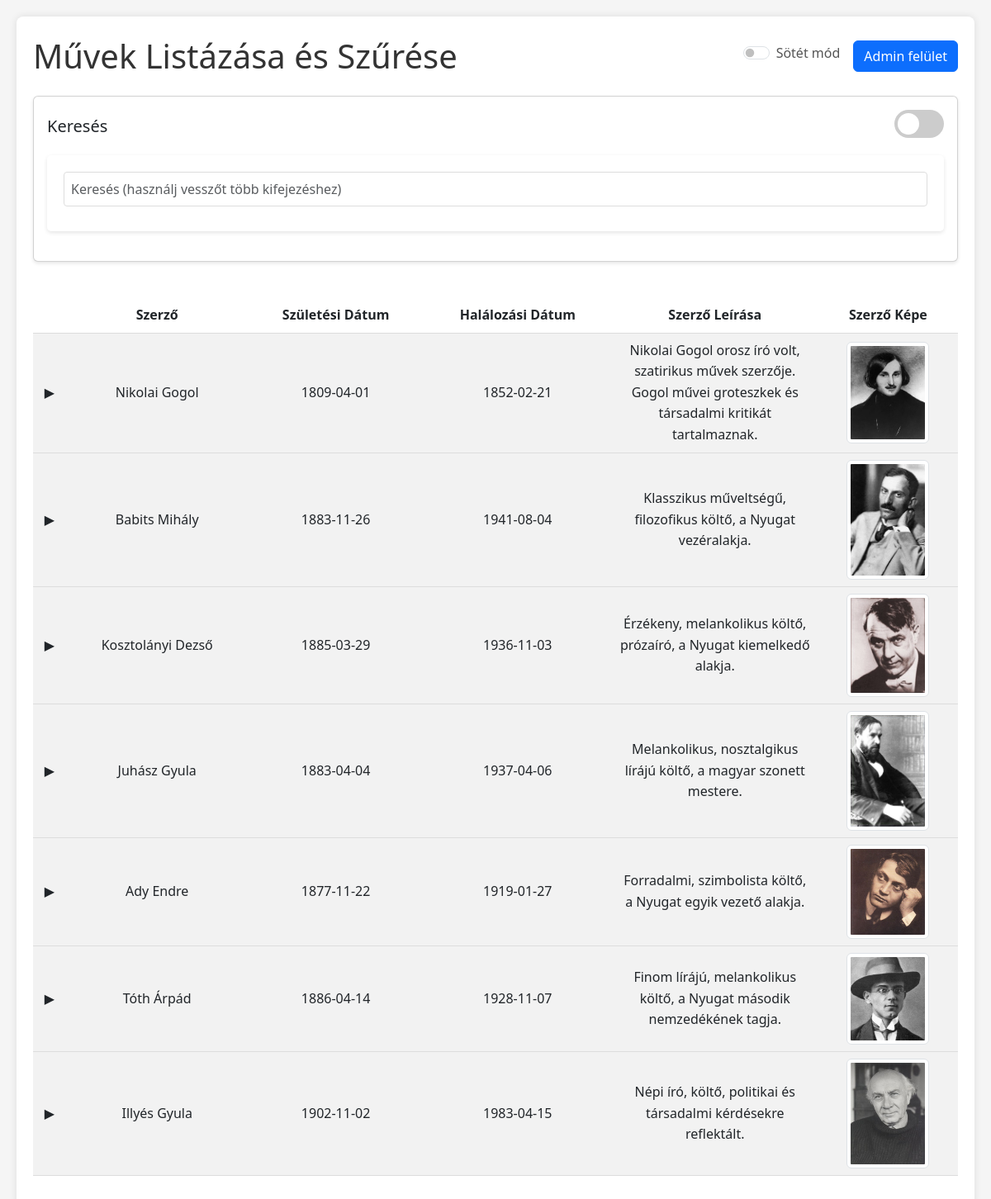
The page /2-felev/project-11-2-2/index.php on the database its author committed.
### 2-felev/project-11-2-2/index.php (the view, shortened to what this page needs)
<?php
include 'api/adatbazis.php';
$pdo->exec("SET NAMES utf8mb4");
$pdo->exec("SET CHARACTER SET utf8mb4");
$search_mode = isset($_GET['search_mode']) ? $_GET['search_mode'] : 'simple';
$simple_search = isset($_GET['simple_search']) ? $_GET['simple_search'] : '';
$query = "SELECT s.sz_id, s.sz_neve, s.sz_szul_ido, s.sz_halala, s.sz_leiras, s.sz_kep
          FROM szerzők s
          WHERE 1";
$params = [];
$stmt = $pdo->prepare($query);
$stmt->execute($params);
$filteredAuthors = $stmt->fetchAll(PDO::FETCH_ASSOC);
?>
<!DOCTYPE html>
<html lang="hu" data-bs-theme="light">
<head>
    <link href="https://cdn.jsdelivr.net/npm/bootstrap@5.3.0/dist/css/bootstrap.min.css" rel="stylesheet">
    <link rel="stylesheet" href="styles.css">
</head>
<body>
    <div class="container py-4">
        <div class="d-flex justify-content-between align-items-center mb-4">
            <h1 class="mb-0">Művek Listázása és Szűrése</h1>
            <div class="d-flex align-items-center gap-3">
                <div class="form-check form-switch">
                    <input class="form-check-input" type="checkbox" id="darkModeToggle">
                    <label class="form-check-label" for="darkModeToggle">Sötét mód</label>
                </div>
                <a href="login.php" class="btn btn-primary">Admin felület</a>
            </div>
        </div>
        <div class="card mb-4">
            <div class="card-body">
                <div class="d-flex justify-content-between align-items-center mb-3">
                    <h5 class="card-title mb-0">Keresés</h5>
                    <div class="search-mode-switch">
                        <label class="switch">
                            <span class="slider"></span>
                        </label>
                    </div>
                </div>
                <div id="simpleSearch" class="search-container" <?= $search_mode === 'advanced' ? 'style="display: none;"' : '' ?>>
                    <form id="simpleSearchForm" method="GET" action="index.php">
                        <div class="input-group">
                            <input type="text" name="simple_search" class="form-control"
                                placeholder="Keresés (használj vesszőt több kifejezéshez)"
                                value="<?= htmlspecialchars($simple_search) ?>"
                                autocomplete="off">
                        </div>
                    </form>
                </div>
            </div>
        </div>
        <div class="table-responsive">
            <table class="table table-striped table-hover">
                <thead>
                    <tr>
                        <th style="width: 40px;" class="text-center"></th>
                        <th class="text-center">Szerző</th>
                        <th class="text-center">Születési Dátum</th>
                        <th class="text-center">Halálozási Dátum</th>
                        <th class="text-center">Szerző Leírása</th>
                        <th class="text-center">Szerző Képe</th>
                    </tr>
                </thead>
                <tbody id="resultsBody">
                    <?php if (count($filteredAuthors) > 0): ?>
                        <?php foreach ($filteredAuthors as $author): ?>
                            <tr class="author-row" data-author-id="<?= $author['sz_id'] ?>">
                                <td>
                                    <span class="expand-icon">▶</span>
                                </td>
                                <td><?= htmlspecialchars($author['sz_neve']); ?></td>
                                <td><?= htmlspecialchars($author['sz_szul_ido']); ?></td>
                                <td><?= htmlspecialchars($author['sz_halala']); ?></td>
                                <td><?= htmlspecialchars($author['sz_leiras']); ?></td>
                                <td><?= $author['sz_kep'] ? '<img src="' . htmlspecialchars($author['sz_kep']) . '" alt="Szerző képe" class="img-thumbnail">' : ''; ?></td>
                            </tr>
                        <?php endforeach; ?>
                    <?php else: ?>
                        <tr>
                            <td colspan="6" class="text-center">Nincs találat!</td>
                        </tr>
                    <?php endif; ?>
                </tbody>
            </table>
        </div>
    </div>
</body>
</html>

### 2-felev/project-11-2-2/styles.css (style rules this page uses)
body { font-family: 'Segoe UI', Tahoma, Geneva, Verdana, sans-serif; line-height: 1.6; margin: 20px; background-color: #f5f5f5; }
.container { max-width: 1200px; min-width: 320px; margin: 0 auto; padding: 20px; background-color: white; box-shadow: 0 0 10px rgba(0,0,0,0.1); border-radius: 8px; overflow-x: auto; }
h1, h2 { color: #333; margin-bottom: 20px; }
form { background-color: #fff; padding: 20px; border-radius: 5px; box-shadow: 0 2px 5px rgba(0,0,0,0.1); max-width: 100%; margin: 0 auto; }
label { display: block; margin-bottom: 5px; color: #555; }
input[type="text"], input[type="date"], select, textarea { width: 100%; padding: 8px; border: 1px solid #ddd; border-radius: 4px; margin-bottom: 10px; max-width: 100%; box-sizing: border-box; }
table { min-width: 800px; width: 100%; border-collapse: collapse; margin-top: 20px; background-color: white; }
th, td { padding: 12px; text-align: left; border-bottom: 1px solid #ddd; }
th { background-color: #f8f9fa; color: #333; }
.slider { background-color: #ccc; bottom: 0; cursor: pointer; left: 0; position: absolute; right: 0; top: 0; transition: .4s; border-radius: 34px; }
.slider:before { background-color: #fff; bottom: 4px; content: ""; height: 26px; left: 4px; position: absolute; transition: .4s; width: 26px; border-radius: 50%; }

### 2-felev/project-11-2-2/index.php (style rules this page uses)
body { transition: background-color 0.3s, color 0.3s; }
.switch { position: relative; display: inline-block; width: 60px; height: 34px; }
.slider { position: absolute; cursor: pointer; top: 0; left: 0; right: 0; bottom: 0; background-color: #ccc; transition: .4s; border-radius: 34px; border: 2px solid transparent; }
.slider:before { position: absolute; content: ""; height: 26px; width: 26px; left: 2px; bottom: 2px; background-color: white; transition: .4s; border-radius: 50%; }
.search-container { margin-bottom: 20px; }
.table-responsive { margin-top: 20px; }
.card { box-shadow: 0 2px 4px rgba(0,0,0,0.1); }
.table td, .table th { vertical-align: middle; text-align: center; }
.img-thumbnail { max-width: 100px; height: auto; }
.author-row { cursor: pointer; transition: background-color 0.2s; }
.expand-icon { display: inline-block; width: 24px; height: 24px; line-height: 24px; text-align: center; transition: transform 0.2s; }
.table th:nth-child(5), .table td:nth-child(5) { width: 250px; word-wrap: break-word; }

### rows shown on the page
szerzők: sz_neve "Nikolai Gogol", sz_szul_ido "1809-04-01", sz_halala "1852-02-21", sz_leiras "Nikolai Gogol orosz író volt, szatirikus művek szerzője. Gogol művei groteszkek és társadalmi kritikát tartalmaznak.", sz_kep (picture)
szerzők: sz_neve "Babits Mihály", sz_szul_ido "1883-11-26", sz_halala "1941-08-04", sz_leiras "Klasszikus műveltségű, filozofikus költő, a Nyugat vezéralakja.", sz_kep (picture)
szerzők: sz_neve "Kosztolányi Dezső", sz_szul_ido "1885-03-29", sz_halala "1936-11-03", sz_leiras "Érzékeny, melankolikus költő, prózaíró, a Nyugat kiemelkedő alakja.", sz_kep (picture)
szerzők: sz_neve "Juhász Gyula", sz_szul_ido "1883-04-04", sz_halala "1937-04-06", sz_leiras "Melankolikus, nosztalgikus lírájú költő, a magyar szonett mestere.", sz_kep (picture)
szerzők: sz_neve "Ady Endre", sz_szul_ido "1877-11-22", sz_halala "1919-01-27", sz_leiras "Forradalmi, szimbolista költő, a Nyugat egyik vezető alakja.", sz_kep (picture)
szerzők: sz_neve "Tóth Árpád", sz_szul_ido "1886-04-14", sz_halala "1928-11-07", sz_leiras "Finom lírájú, melankolikus költő, a Nyugat második nemzedékének tagja.", sz_kep (picture)
szerzők: sz_neve "Illyés Gyula", sz_szul_ido "1902-11-02", sz_halala "1983-04-15", sz_leiras "Népi író, költő, politikai és társadalmi kérdésekre reflektált.", sz_kep (picture)
